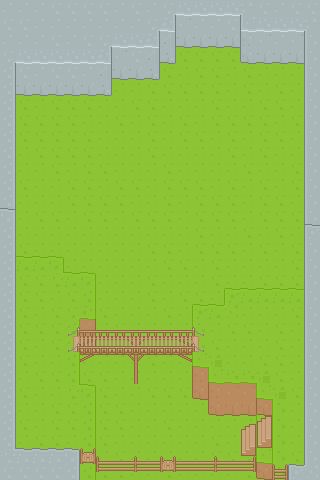

The image is a tile-based game level rendered from a .tmx file. Its description and source (layers, tilesets, objects; grid data summarised) follow:
An orthogonal 20x30 tile map with 16x16 px tiles, 7 tile layers (Ground Terrain, Ground Overlay, Below0, Below1, ...), 9 hidden layers not drawn.

<map version="1.9" tiledversion="1.9.2" orientation="orthogonal" renderorder="right-down" width="20" height="30" tilewidth="16" tileheight="16" infinite="0" nextlayerid="17" nextobjectid="1">
 <editorsettings>
  <export target="Tutorial.json" format="json" />
 </editorsettings>
 <tileset firstgid="1" source="tiles.tsx" />
 <layer id="15" name="Bossdata:tutorial1,0" width="20" height="30" visible="0" locked="1">
  <data>[600 cells, 2 non-empty, 1 distinct tile ids]</data>
 </layer>
 <layer id="16" name="Bossdata:tutorial2,0" width="20" height="30" visible="0" locked="1">
  <data>[600 cells, 3 non-empty, 1 distinct tile ids]</data>
 </layer>
 <layer id="14" name="Boss:0:tutorialmaster" width="20" height="30" visible="0" locked="1">
  <data>[600 cells, 1 non-empty, 1 distinct tile ids]</data>
 </layer>
 <layer id="9" name="Region:Tutorial" width="20" height="30" visible="0" locked="1">
  <data>[600 cells, 600 non-empty, 1 distinct tile ids]</data>
 </layer>
 <layer id="10" name="EventTrigger:tutorial" width="20" height="30" visible="0" locked="1">
  <data>[600 cells, 1 non-empty, 1 distinct tile ids]</data>
 </layer>
 <layer id="12" name="Npc:stronk" width="20" height="30" visible="0" locked="1">
  <data>[600 cells, 1 non-empty, 1 distinct tile ids]</data>
 </layer>
 <layer id="1" name="Collision:0" width="20" height="30" visible="0" locked="1">
  <data>[600 cells, 261 non-empty, 3 distinct tile ids]</data>
 </layer>
 <layer id="7" name="Collision:1" width="20" height="30" visible="0" locked="1">
  <data>[600 cells, 482 non-empty, 6 distinct tile ids]</data>
 </layer>
 <layer id="11" name="Slowdown" width="20" height="30" visible="0" locked="1">
  <data>[600 cells, 5 non-empty, 3 distinct tile ids]</data>
 </layer>
 <layer id="2" name="Ground Terrain" width="20" height="30">
  <data>[600 cells, 600 non-empty, 2 distinct tile ids]</data>
 </layer>
 <layer id="3" name="Ground Overlay" width="20" height="30">
  <data>[600 cells, 181 non-empty, 31 distinct tile ids]</data>
 </layer>
 <layer id="4" name="Below0" width="20" height="30">
  <data>[600 cells, 4 non-empty, 4 distinct tile ids]</data>
 </layer>
 <layer id="6" name="Below1" width="20" height="30" offsetx="0" offsety="8">
  <data>[600 cells, 2 non-empty, 2 distinct tile ids]</data>
 </layer>
 <layer id="8" name="Variable0" width="20" height="30">
  <data>[600 cells, 54 non-empty, 23 distinct tile ids]</data>
 </layer>
 <layer id="5" name="Above0" width="20" height="30">
  <data>[600 cells, 22 non-empty, 11 distinct tile ids]</data>
 </layer>
 <layer id="13" name="AboveOffset" width="20" height="30" offsetx="0" offsety="8">
  <data>[600 cells, 10 non-empty, 5 distinct tile ids]</data>
 </layer>
</map>
